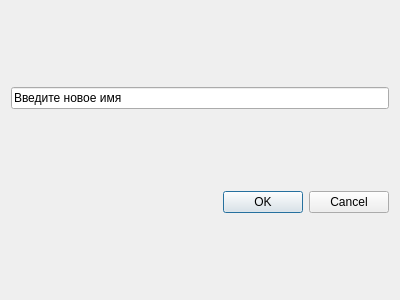
<?xml version="1.0" encoding="UTF-8"?>
<ui version="4.0">
 <class>DialogRename</class>
 <widget class="QDialog" name="DialogRename">
  <property name="geometry">
   <rect>
    <x>0</x>
    <y>0</y>
    <width>400</width>
    <height>300</height>
   </rect>
  </property>
  <property name="windowTitle">
   <string>Dialog</string>
  </property>
  <layout class="QGridLayout" name="gridLayout">
   <item row="0" column="0">
    <widget class="QLineEdit" name="le_new_name">
     <property name="text">
      <string>Введите новое имя</string>
     </property>
    </widget>
   </item>
   <item row="1" column="0">
    <widget class="QDialogButtonBox" name="buttonBox">
     <property name="orientation">
      <enum>Qt::Horizontal</enum>
     </property>
     <property name="standardButtons">
      <set>QDialogButtonBox::Cancel|QDialogButtonBox::Ok</set>
     </property>
    </widget>
   </item>
  </layout>
 </widget>
 <resources/>
 <connections>
  <connection>
   <sender>buttonBox</sender>
   <signal>accepted()</signal>
   <receiver>DialogRename</receiver>
   <slot>accept()</slot>
   <hints>
    <hint type="sourcelabel">
     <x>248</x>
     <y>254</y>
    </hint>
    <hint type="destinationlabel">
     <x>157</x>
     <y>274</y>
    </hint>
   </hints>
  </connection>
  <connection>
   <sender>buttonBox</sender>
   <signal>rejected()</signal>
   <receiver>DialogRename</receiver>
   <slot>reject()</slot>
   <hints>
    <hint type="sourcelabel">
     <x>316</x>
     <y>260</y>
    </hint>
    <hint type="destinationlabel">
     <x>286</x>
     <y>274</y>
    </hint>
   </hints>
  </connection>
 </connections>
</ui>
